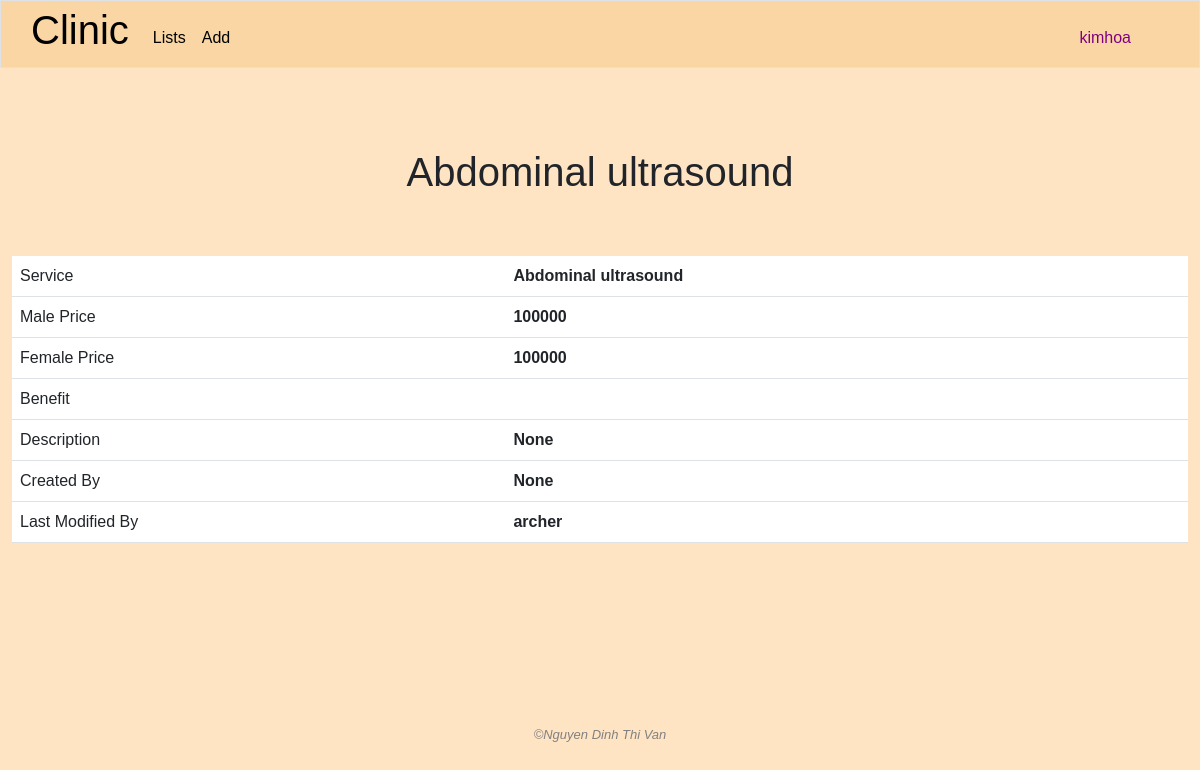
Before: /service_detail/8 (signed in) with the older database file.
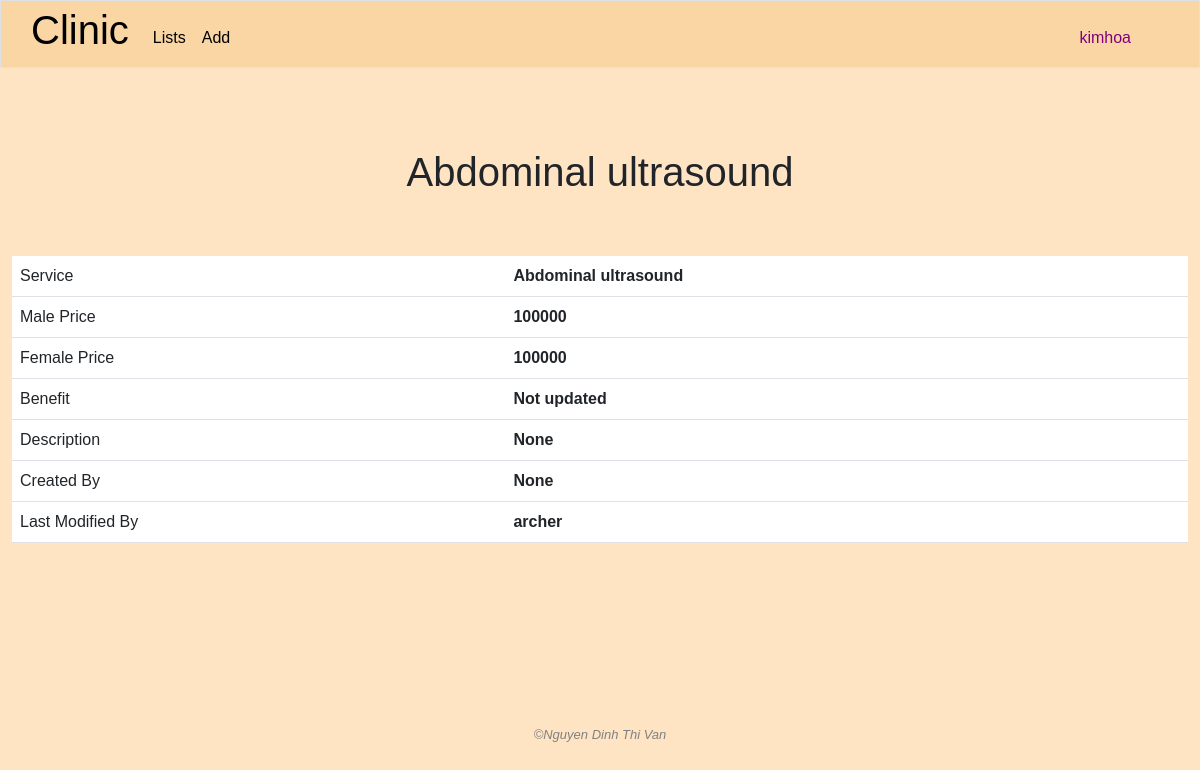
After: the same page with the newer database file.
### clinic/models.py (models this page shows, shortened)
class Service(models.Model):
    name = models.CharField(max_length=255)
    benefit = models.TextField(blank=True)
    male_price = models.IntegerField(blank=True, null=True)
    female_price = models.IntegerField(blank=True, null=True)
    description = models.TextField(blank=True, null=True)
    created_by = models.ForeignKey(User, blank=True, null=True, on_delete=models.SET_NULL, related_name='add_services')
    modified_by = models.ForeignKey(User, blank=True, null=True, on_delete=models.SET_NULL, related_name='modified_services')

class User(AbstractUser):
    class Level(models.IntegerChoices):
        LOW = 1
        MIDDLE = 2
        TOP = 3
    management_right_level = models.IntegerField(choices=Level.choices, blank=True, null=True)

### clinic/views.py (the view)
# urls.py: path('service_detail/<int:service_id>', views.service_detail, name='service_detail'),
@login_required
@csrf_exempt
def service_detail(request, service_id):
    if request.method == 'POST':
        if 'modify_service_info' not in user_right(request.user.management_right_level):
            request.session['nay_message'] = 'You do not have the right to modify this information'
            return JsonResponse({'error':'You do not have the right to edit'}, status=403)
        data = json.loads(request.body)
        if data.get('new-name') is not None:
            try:
                service = Service.objects.get(pk=service_id)
                service.name = data['new-name']
                if not data.get('new-male-price'):
                    service.male_price = None
                else:
                    service.male_price = data['new-male-price']
                if not data.get('new-female-price'):
                    service.female_price = None
                else:
                    service.female_price = data['new-female-price']
                service.benefit = data['new-benefit']
                service.description = data['new-description']
                service.modified_by = request.user
                service.save()
                return JsonResponse({'message': 'Changes saved'}, status=200)
            except Service.DoesNotExist:
                return JsonResponse({'error': 'Service does not exist in database'}, status=400)
    else:
        if 'read_all_service_info' not in user_right(request.user.management_right_level):
            request.session['nay_message'] = "You do not have the right to check service's detail"
            return HttpResponseRedirect(reverse('index'))
        try:
            service = Service.objects.get(pk=service_id)
            yay_message = request.session.get('yay_message', '')
            nay_message = request.session.get('nay_message', '')
            request.session['yay_message'] = ''
            request.session['nay_message'] = ''
            return render(request, "clinic/service_detail.html", {
                "service": service,
                "yay_message": yay_message,
                "nay_message": nay_message
            })
        except Service.DoesNotExist:
            request.session['nay_message'] = 'Service does not exist'
            return HttpResponseRedirect(reverse('index'))

### clinic/helpers.py (called while the page is built, shortened)
def user_right(level):
    level = int(level)
    all_rights = [
        'read_all_service_info',
        'add_people_info',
        'read_self_add_people_info',
        'add_company_info',
        'read_company_info',
        'modify_people_info',
        'read_all_people_info',
        'modify_contract_info',
        'add_service_info',
        'modify_service_info',
        'modify_company_info',
        'read_user_right',
        'modify_user_right'
    ]
    user_rights = []
    if level > 0:
        user_rights.extend([
            all_rights[0],
            all_rights[1],
            all_rights[2],
            all_rights[3]
            ])
        if level > 1:
            user_rights.extend([
                all_rights[4],
                all_rights[5],
                all_rights[6],
                all_rights[7]
            ])
    return user_rights

### clinic/templates/clinic/service_detail.html (shortened to what this page needs)
{% extends "clinic/layout.html" %}
{% load static %}
{% block main %}
    <h1 class="text-center" id="service-page-title" style="margin-bottom: 1.5em;">{{ service.name }}</h1>
    <div class="container-fluid">
        <table class="table table-hover">
            <tbody class="field-value" id="original-value" data-service_id="{{ service.id }}">
                <tr>
                    <td>Service</td>
                    <td id="service-name" data-service_name="{{ service.name }}"><strong>{{ service.name }}</strong></td>
                </tr>
                <tr>
                    <td>Male Price</td>
                    <td id="service-male-price" data-service_male_price="{{ service.male_price }}"><strong>{{ service.male_price }}</strong></td>
                </tr>
                <tr>
                    <td>Female Price</td>
                    <td id="service-female-price" data-service_female_price="{{ service.female_price }}"><strong>{{ service.female_price }}</strong></td>
                </tr>
                <tr>
                    <td>Benefit</td>
                    <td id="service-benefit" data-service_benefit="{{ service.benefit }}"><strong>{{ service.benefit }}</strong></td>
                </tr>
                <tr>
                    <td>Description</td>
                    <td id="service-description" data-service_description="{{ service.description }}"><strong>{{ service.description }}</strong></td>
                </tr>
                <tr>
                    <td>Created By</td>
                    <td><strong>{{ service.created_by }}</strong></td>
                </tr>
                <tr>
                    <td>Last Modified By</td>
                    <td><strong>{{ service.modified_by }}</strong></td>
                </tr>
            </tbody>
        </table>
    </div>
    <div style="display: flex; justify-content: center; align-items: center;">
        <table>
            <tbody>
                <tr>
                    <td>
                    </td>
                    <td>
                    </td>
                </tr>
            </tbody>
        </table>
    </div>
{% endblock %}

Changed rows visible on the page:
changed Service "Abdominal ultrasound": benefit (not shown) → "Not updated"
